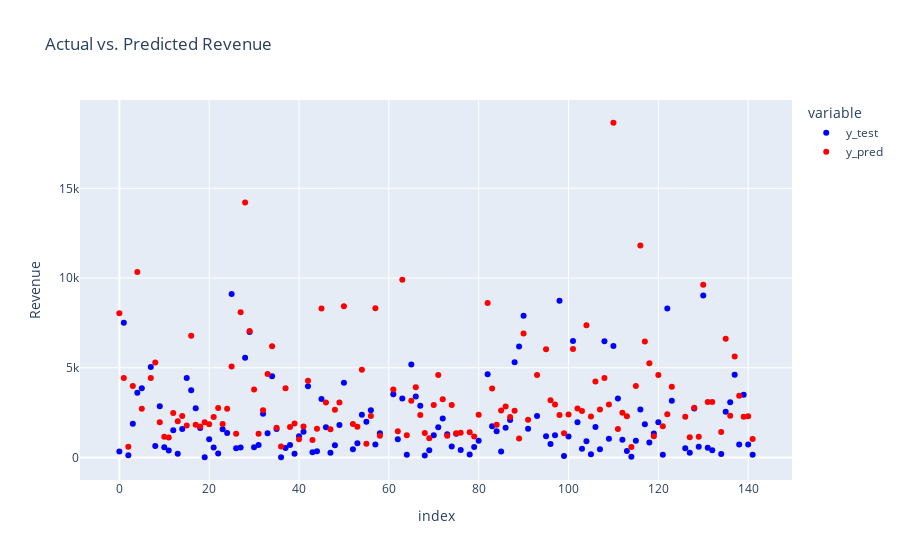

Source (notebook cell):
### Markdown cell above
# Model with positively correlated features

### Code cell
X = df_retail[['revenue_2019', 'number_of_purchases']]
y = df_retail['revenue_2020']

# test train split
X_train, X_test, y_train, y_test = train_test_split(X, y, test_size=0.2, random_state=11)

# build the linear regression model and train it
model = LinearRegression()
model.fit(X_train, y_train)

# predict
y_pred = model.predict(X_test)

# prepare a dataframe with actual value and prediction
predictions = pd.DataFrame({'y_test': y_test.array, 'y_pred': y_pred})
predictions = predictions[predictions['y_test'] < 10000]

fig = px.scatter(predictions, x=predictions.index, y=['y_test', 'y_pred'],
                 color_discrete_sequence=['blue', 'red'],
                 labels={'x': 'Index', 'value': 'Revenue'},
                 title='Actual vs. Predicted Revenue')
fig.show()

### Figure 1 — Plotly figure (JSON) as saved in the notebook; plotly's stock layout.template omitted (floating-point values rounded to 4 significant figures; data arrays with more than 128 entries replaced by an {"elided": "..."} marker saying what was removed)
{"data": [{"hovertemplate": "variable=y_test<br>index=%{x}<br>Revenue=%{y}<extra></extra>", "legendgroup": "y_test", "marker": {"color": "blue", "symbol": "circle"}, "mode": "markers", "name": "y_test", "orientation": "v", "showlegend": true, "type": "scatter", "x": {"elided": "131 int values"}, "xaxis": "x", "y": {"elided": "131 float values"}, "yaxis": "y"}, {"hovertemplate": "variable=y_pred<br>index=%{x}<br>Revenue=%{y}<extra></extra>", "legendgroup": "y_pred", "marker": {"color": "red", "symbol": "circle"}, "mode": "markers", "name": "y_pred", "orientation": "v", "showlegend": true, "type": "scatter", "x": {"elided": "131 int values"}, "xaxis": "x", "y": {"elided": "131 float values"}, "yaxis": "y"}], "layout": {"legend": {"title": {"text": "variable"}, "tracegroupgap": 0}, "title": {"text": "Actual vs. Predicted Revenue"}, "xaxis": {"anchor": "y", "domain": [0, 1], "title": {"text": "index"}}, "yaxis": {"anchor": "x", "domain": [0, 1], "title": {"text": "Revenue"}}}}
